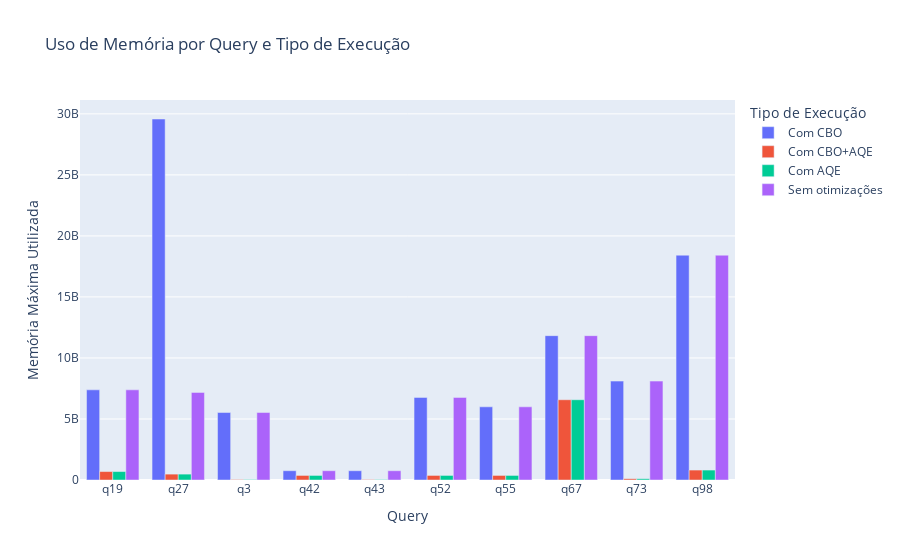

Notebook code for this chart:
### Code cell
# Gráfico de uso de memória
fig_memory = px.bar(
    df_all_queries,
    x='query',
    y='peakExecutionMemory',
    color='execution_type',
    barmode='group',
    title='Uso de Memória por Query e Tipo de Execução',
    labels={'peakExecutionMemory': 'Memória Máxima Utilizada', 'query': 'Query', 'execution_type': 'Tipo de Execução'}
)
fig_memory.update_layout(xaxis={'categoryorder': 'category ascending'})
fig_memory.show()
# Salvar os dados em formato JSON com encoding UTF-8 para evitar caracteres escapados
output_path = os.path.join('agg_results', 'peakExecutionMemory_por_query_por_execution_type.json')
df_all_queries[['query', 'peakExecutionMemory', 'execution_type']].to_json(output_path, orient='records', indent=4, force_ascii=False)

### Figure 1 — Plotly figure (JSON) as saved in the notebook; plotly's stock layout.template omitted (floating-point values rounded to 4 significant figures)
{"data": [{"alignmentgroup": "True", "hovertemplate": "Tipo de Execução=Com CBO<br>Query=%{x}<br>Memória Máxima Utilizada=%{y}<extra></extra>", "legendgroup": "Com CBO", "marker": {"color": "#636efa", "pattern": {"shape": ""}}, "name": "Com CBO", "offsetgroup": "Com CBO", "orientation": "v", "showlegend": true, "textposition": "auto", "type": "bar", "x": ["q19", "q73", "q55", "q43", "q52", "q67", "q3", "q27", "q98", "q42"], "xaxis": "x", "y": [7387342384, 8103853648, 5996003232, 759903616, 6767728640, 11827560464, 5529150768, 29578891904, 18420610304, 761278096], "yaxis": "y"}, {"alignmentgroup": "True", "hovertemplate": "Tipo de Execução=Com CBO+AQE<br>Query=%{x}<br>Memória Máxima Utilizada=%{y}<extra></extra>", "legendgroup": "Com CBO+AQE", "marker": {"color": "#EF553B", "pattern": {"shape": ""}}, "name": "Com CBO+AQE", "offsetgroup": "Com CBO+AQE", "orientation": "v", "showlegend": true, "textposition": "auto", "type": "bar", "x": ["q19", "q73", "q55", "q43", "q52", "q67", "q3", "q27", "q98", "q42"], "xaxis": "x", "y": [691401360, 104152256, 373803520, 36648640, 373777360, 6575966688, 41168720, 481702624, 814503328, 373567280], "yaxis": "y"}, {"alignmentgroup": "True", "hovertemplate": "Tipo de Execução=Com AQE<br>Query=%{x}<br>Memória Máxima Utilizada=%{y}<extra></extra>", "legendgroup": "Com AQE", "marker": {"color": "#00cc96", "pattern": {"shape": ""}}, "name": "Com AQE", "offsetgroup": "Com AQE", "orientation": "v", "showlegend": true, "textposition": "auto", "type": "bar", "x": ["q19", "q73", "q55", "q43", "q52", "q67", "q3", "q27", "q98", "q42"], "xaxis": "x", "y": [691401360, 104152256, 373803520, 36648640, 373777360, 6575966688, 41168720, 481702624, 814503328, 373567280], "yaxis": "y"}, {"alignmentgroup": "True", "hovertemplate": "Tipo de Execução=Sem otimizações<br>Query=%{x}<br>Memória Máxima Utilizada=%{y}<extra></extra>", "legendgroup": "Sem otimizações", "marker": {"color": "#ab63fa", "pattern": {"shape": ""}}, "name": "Sem otimizações", "offsetgroup": "Sem otimizações", "orientation": "v", "showlegend": true, "textposition": "auto", "type": "bar", "x": ["q19", "q73", "q55", "q43", "q52", "q67", "q3", "q27", "q98", "q42"], "xaxis": "x", "y": [7387342384, 8103853648, 5996003232, 759903616, 6767728640, 11827560464, 5529150768, 7175808640, 18420610304, 761278096], "yaxis": "y"}], "layout": {"barmode": "group", "legend": {"title": {"text": "Tipo de Execução"}, "tracegroupgap": 0}, "title": {"text": "Uso de Memória por Query e Tipo de Execução"}, "xaxis": {"anchor": "y", "categoryorder": "category ascending", "domain": [0, 1], "title": {"text": "Query"}}, "yaxis": {"anchor": "x", "domain": [0, 1], "title": {"text": "Memória Máxima Utilizada"}}}}
